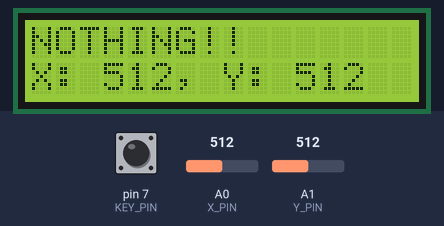
Simulated run of this sketch. Board: Arduino Uno, built with avr-gcc and run on an emulated ATmega328P. Parts: 16×2 character LCD. The test bench sets the inputs (shaded band); at power-on: A0 (X_PIN) = 512, pin 7 (KEY_PIN) HIGH, A1 (Y_PIN) = 512.

Above: at 4.2 s.
4.3 s: A0 (X_PIN) set to 990
At 5.2 s:
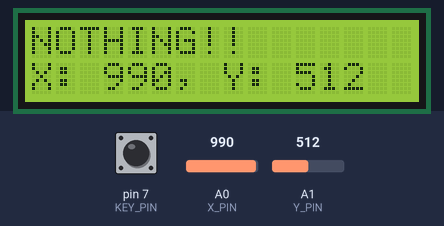
6.0 s: A0 (X_PIN) set to 1014
At 7.1 s:
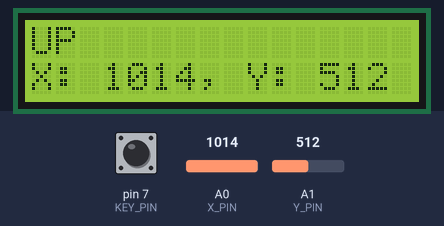
7.6 s: pin 7 (KEY_PIN) pulled LOW for 0.6 s
At 8.4 s:
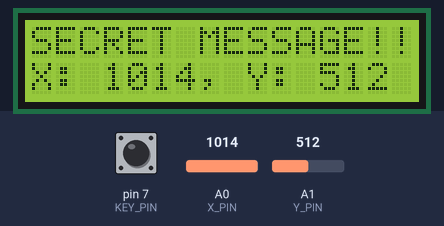
10.1 s: A0 (X_PIN) set to 10
At 10.7 s:
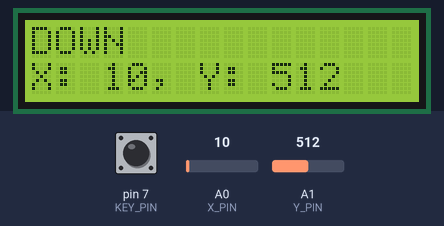
11.6 s: A1 (Y_PIN) set to 716
At 12.4 s:
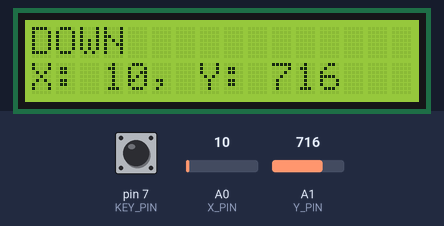
13.1 s: pin 7 (KEY_PIN) pulled LOW for 1 s
At 14.0 s:
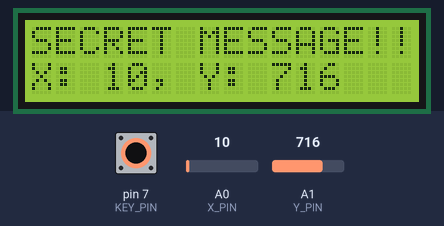
Timing chart, 0 to 16.1 s (numbered marks = the images above; inputs shaded):
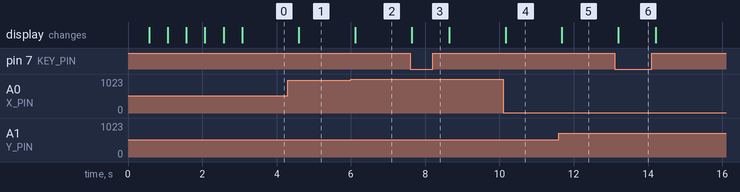

Measured:
- the behaviour switches between 999 and 1000 on A0 (X_PIN) (found by bisection; images 1 and 2)
- after the input at 4.3 s, the display: changes after 0.30 s (image 1)
- after the input at 6.0 s, the display: changes after 0.12 s (image 2)
- after the input at 7.6 s, the display: changes at once (image 3)
- after the input at 10.1 s, the display: changes after 0.06 s (image 4)
- after the input at 11.6 s, the display: changes after 0.08 s (image 5)
- after the input at 13.1 s, the display: changes after 0.10 s (image 6)

The sketch:

JOYSTICK_WITH_LCD.ino
```cpp
#include <LiquidCrystal.h>
LiquidCrystal lcd(12, 11, 5, 4, 3, 2);

// CONSTANTS
const int X_PIN = A0;
const int Y_PIN = A1;
const int KEY_PIN = 7;

// VARIABLES
int xVal, yVal;
bool pressed;

void setup() {
  pinMode(KEY_PIN, INPUT_PULLUP);

  lcd.begin(16, 2);

  lcd.setCursor(0, 0);
  lcd.print("Turning ON...");
  delay(500);

  lcd.setCursor(0, 1);
  lcd.print("Loading.");
  delay(500);
  lcd.setCursor(0, 1);
  lcd.print("Loading..");
  delay(500);
  lcd.setCursor(0, 1);
  lcd.print("Loading...");
  delay(500);
  lcd.setCursor(0, 1);
  lcd.print("Loading....");
  delay(500);

  lcd.clear();
  lcd.setCursor(0, 0);
  lcd.print("READY!");
  delay(500);
}

void loop() {
  xVal = analogRead(X_PIN);
  yVal = analogRead(Y_PIN);
  pressed = !digitalRead(KEY_PIN);

  Serial.print(xVal);
  Serial.print(" ");
  Serial.print(yVal);

  lcd.clear();
  lcd.setCursor(0, 0);
  if(pressed) lcd.print("SECRET MESSAGE!!");
  else if(xVal<=20) lcd.print("DOWN");
  else if(xVal>=1000) lcd.print("UP");
  else if(yVal>=1000) lcd.print("RIGHT");
  else if(yVal<=20) lcd.print("LEFT");
  else lcd.print("NOTHING!!");

  lcd.setCursor(0, 1);
  lcd.print("X: ");
  lcd.print(xVal);
  lcd.print(", Y: ");
  lcd.print(yVal);

  delay(500);
}
```
